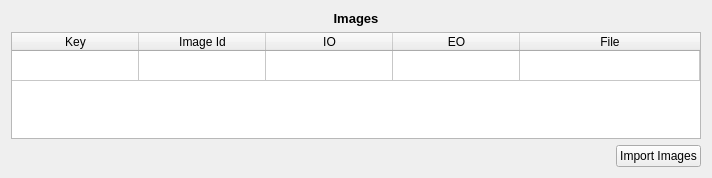
<?xml version="1.0" encoding="UTF-8"?>
<ui version="4.0">
 <class>ImagesView</class>
 <widget class="QWidget" name="ImagesView">
  <property name="geometry">
   <rect>
    <x>0</x>
    <y>0</y>
    <width>712</width>
    <height>178</height>
   </rect>
  </property>
  <property name="sizePolicy">
   <sizepolicy hsizetype="Expanding" vsizetype="Maximum">
    <horstretch>0</horstretch>
    <verstretch>0</verstretch>
   </sizepolicy>
  </property>
  <property name="windowTitle">
   <string>Form</string>
  </property>
  <layout class="QVBoxLayout" name="verticalLayout">
   <item>
    <widget class="QLabel" name="label">
     <property name="text">
      <string>&lt;!DOCTYPE HTML PUBLIC &quot;-//W3C//DTD HTML 4.0//EN&quot; &quot;http://www.w3.org/TR/REC-html40/strict.dtd&quot;&gt;
&lt;html&gt;&lt;head&gt;&lt;meta name=&quot;qrichtext&quot; content=&quot;1&quot; /&gt;&lt;style type=&quot;text/css&quot;&gt;
p, li { white-space: pre-wrap; }
&lt;/style&gt;&lt;/head&gt;&lt;body style=&quot; font-family:'Sans'; font-size:10pt; font-weight:400; font-style:normal;&quot;&gt;
&lt;p style=&quot; margin-top:0px; margin-bottom:0px; margin-left:0px; margin-right:0px; -qt-block-indent:0; text-indent:0px;&quot;&gt;&lt;span style=&quot; font-weight:600;&quot;&gt;Images&lt;/span&gt;&lt;/p&gt;&lt;/body&gt;&lt;/html&gt;</string>
     </property>
     <property name="alignment">
      <set>Qt::AlignCenter</set>
     </property>
    </widget>
   </item>
   <item>
    <widget class="QTableWidget" name="imagesTable">
     <property name="enabled">
      <bool>true</bool>
     </property>
     <property name="minimumSize">
      <size>
       <width>256</width>
       <height>0</height>
      </size>
     </property>
     <property name="verticalScrollBarPolicy">
      <enum>Qt::ScrollBarAlwaysOff</enum>
     </property>
     <property name="editTriggers">
      <set>QAbstractItemView::NoEditTriggers</set>
     </property>
     <property name="showDropIndicator" stdset="0">
      <bool>false</bool>
     </property>
     <property name="dragDropOverwriteMode">
      <bool>false</bool>
     </property>
     <property name="showGrid">
      <bool>true</bool>
     </property>
     <property name="wordWrap">
      <bool>true</bool>
     </property>
     <property name="rowCount">
      <number>1</number>
     </property>
     <property name="columnCount">
      <number>5</number>
     </property>
     <attribute name="horizontalHeaderVisible">
      <bool>true</bool>
     </attribute>
     <attribute name="horizontalHeaderDefaultSectionSize">
      <number>127</number>
     </attribute>
     <attribute name="horizontalHeaderMinimumSectionSize">
      <number>27</number>
     </attribute>
     <attribute name="horizontalHeaderStretchLastSection">
      <bool>true</bool>
     </attribute>
     <attribute name="verticalHeaderVisible">
      <bool>false</bool>
     </attribute>
     <row/>
     <column>
      <property name="text">
       <string>Key</string>
      </property>
     </column>
     <column>
      <property name="text">
       <string>Image Id</string>
      </property>
     </column>
     <column>
      <property name="text">
       <string>IO</string>
      </property>
      <property name="textAlignment">
       <set>AlignHCenter|AlignVCenter|AlignCenter</set>
      </property>
     </column>
     <column>
      <property name="text">
       <string>EO</string>
      </property>
     </column>
     <column>
      <property name="text">
       <string>File</string>
      </property>
     </column>
     <item row="0" column="1">
      <property name="text">
       <string/>
      </property>
     </item>
     <item row="0" column="2">
      <property name="textAlignment">
       <set>AlignHCenter|AlignVCenter|AlignCenter</set>
      </property>
     </item>
    </widget>
   </item>
   <item>
    <layout class="QHBoxLayout" name="horizontalLayout">
     <item>
      <spacer name="horizontalSpacer">
       <property name="orientation">
        <enum>Qt::Horizontal</enum>
       </property>
       <property name="sizeHint" stdset="0">
        <size>
         <width>40</width>
         <height>20</height>
        </size>
       </property>
      </spacer>
     </item>
     <item>
      <widget class="QPushButton" name="importButton">
       <property name="text">
        <string>Import Images</string>
       </property>
      </widget>
     </item>
    </layout>
   </item>
  </layout>
 </widget>
 <resources/>
 <connections/>
</ui>
